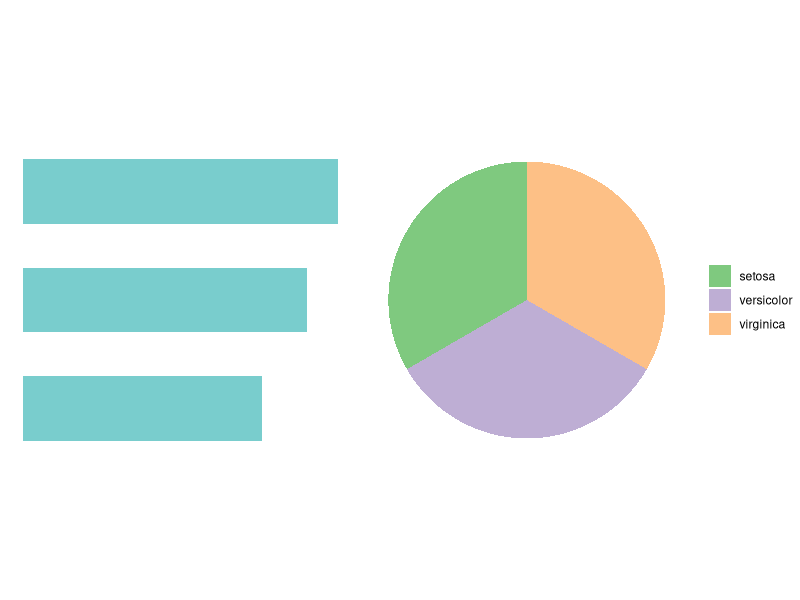
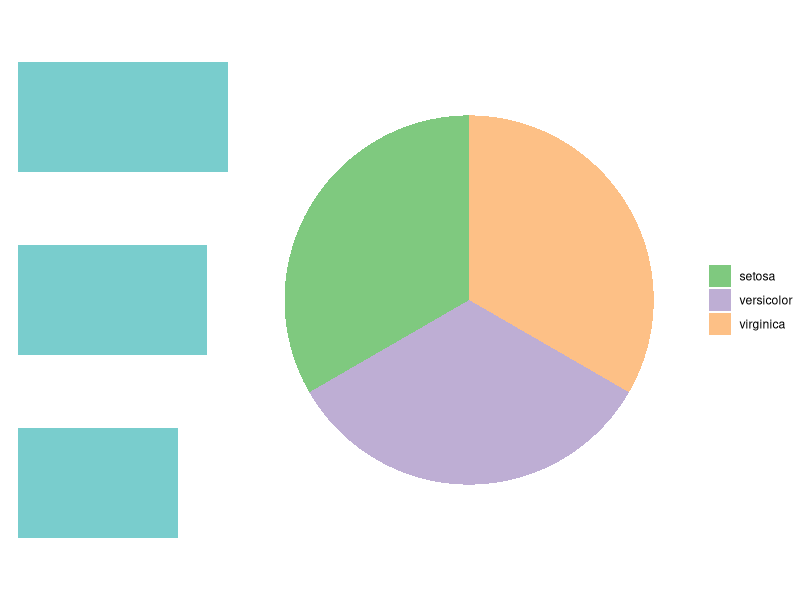
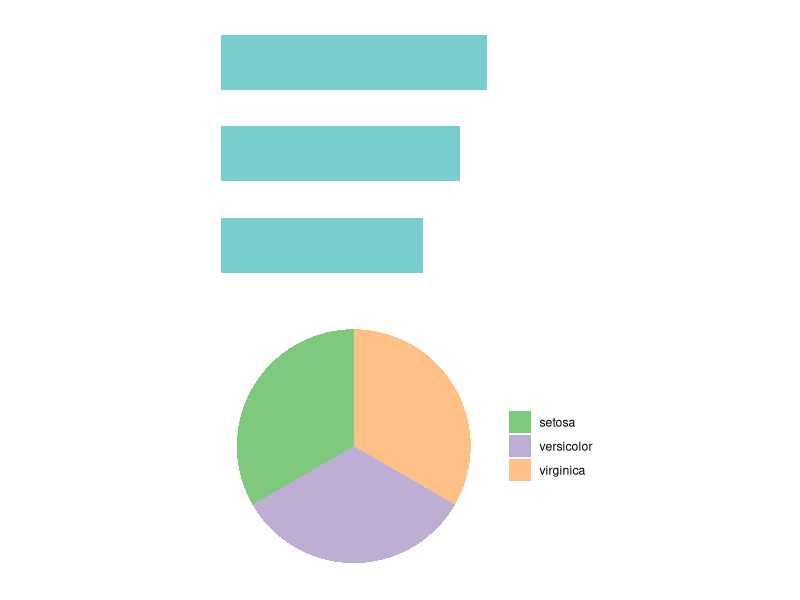
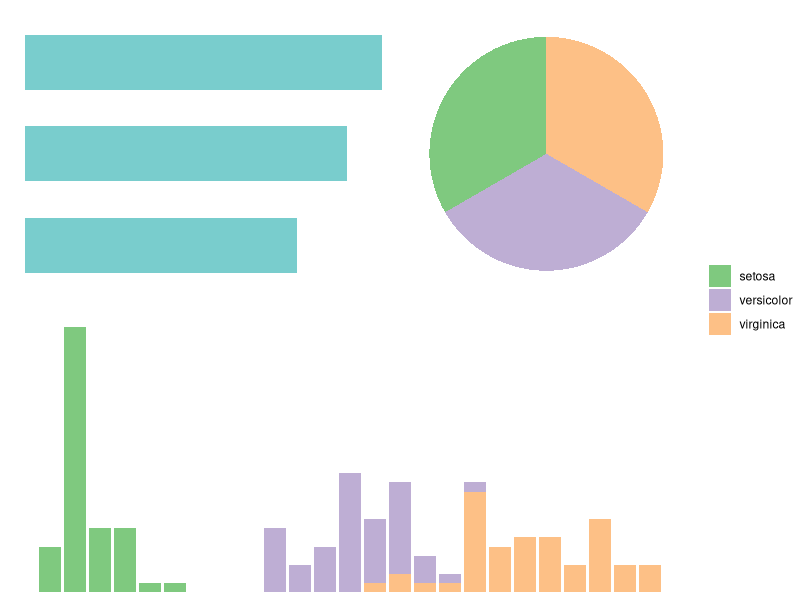
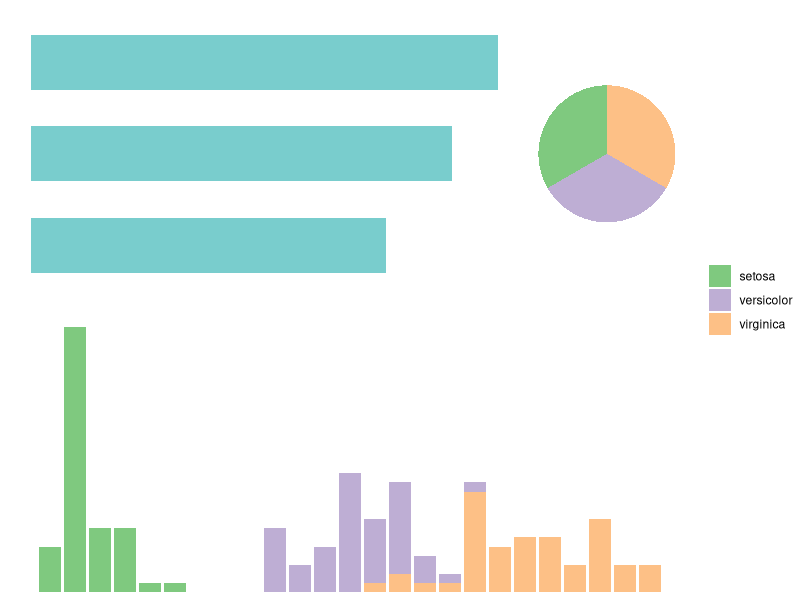
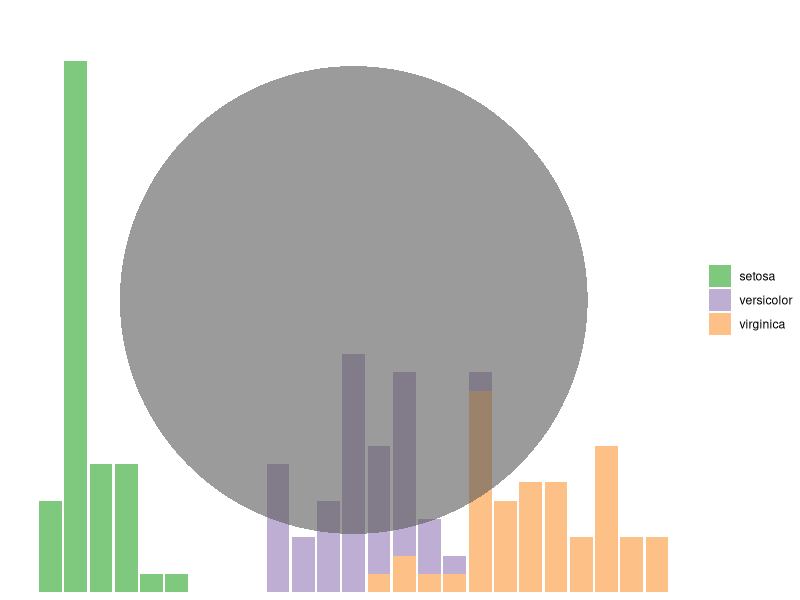
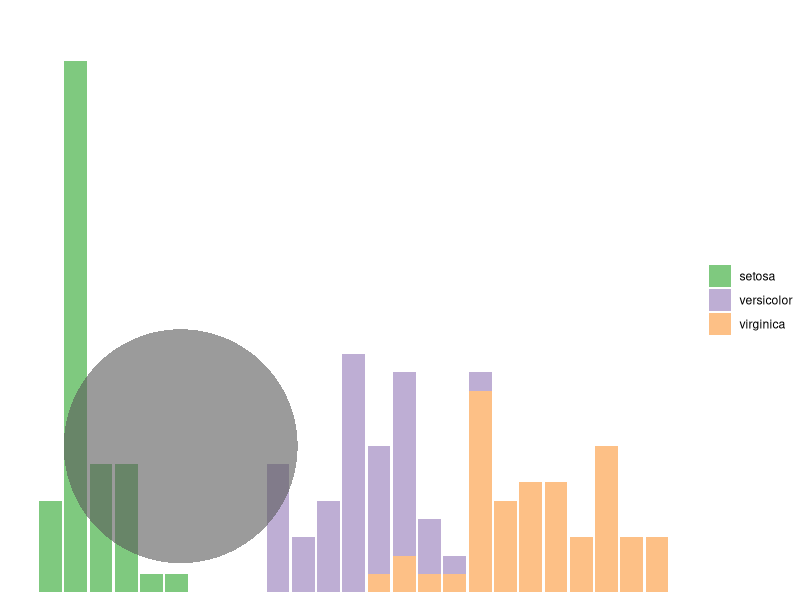
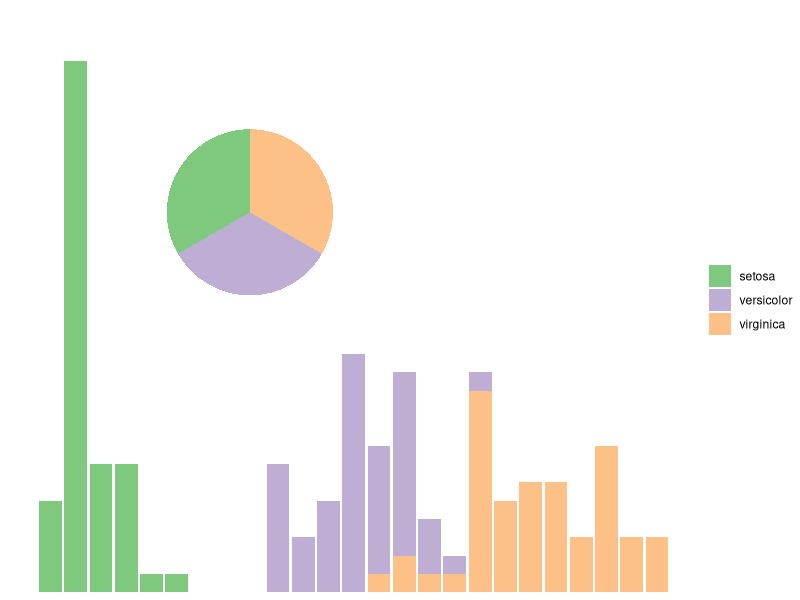

These figures' R source, in order:
## ---- chunk 1
library(dplyr)
library(ggplot2)
library(patchwork)
## ---- chunk 2
grafico_a <- iris |> 
  # calcular promedios por especie
  group_by(Species) |> 
  summarize(Sepal.Length = mean(Sepal.Length)) |> 
  # gráfico
  ggplot() +
  aes(x = Sepal.Length, y = Species) +
  # barras
  geom_col(fill = "darkslategray3", width = 0.6) +
  theme_void()
## ---- chunk 3
grafico_b <- iris |> 
  # conteo por especies
  count(Species) |> 
  # porcentaje
  mutate(p = n/sum(n)) |> 
  # gráfico
  ggplot() +
  aes(x = 1, y = p, fill = Species) +
  geom_col() +
  # escala de color
  scale_fill_brewer(name = "Set2", type = "qual") +
  # gráfico de torta
  coord_polar(theta = "y") +
  theme_void() +
  guides(fill = guide_legend(title = NULL))
## ---- chunk 4
grafico_a + grafico_b
## ---- chunk 5
grafico_a + grafico_b + plot_layout(widths = c(1, 2))
## ---- chunk 6
grafico_a / grafico_b
## ---- chunk 7
grafico_c <- iris |> 
  ggplot() +
  geom_bar(aes(Petal.Width, fill = Species)) +
  scale_fill_brewer(name = "Set2", type = "qual") +
  scale_y_continuous(expand = expansion(c(0, 0.1))) +
  theme_void() +
  guides(fill = guide_legend(title = NULL))
## ---- chunk 8
(grafico_a + grafico_b) / grafico_c + 
  plot_layout(guides = "collect")
## ---- chunk 9
fila_1 <- grafico_a + grafico_b + plot_layout(widths = c(3, 1))

fila_1 / grafico_c + plot_layout(guides = "collect")
## ---- chunk 10
grafico_d <- iris |> 
  ggplot() +
  geom_bar(aes(x = 1), alpha = 0.6) +
  coord_polar(theta = "y") +
  theme_void()
## ---- chunk 11
grafico_c + inset_element(grafico_d,
                          top = 1, bottom = 0,
                          left = 0, right = 1)
## ---- chunk 12
grafico_c + inset_element(grafico_d,
                          top = 0.5, bottom = 0,
                          left = 0, right = 0.5)
## ---- chunk 13
grafico_c + inset_element(grafico_b + guides(fill = guide_none()),
                          top = .9, bottom = .4,
                          left = .2, right = .5)
## ---- chunk 14
grafico_c + 
  guides(fill = guide_legend(position = "inside", title = NULL)) +
  theme(legend.position.inside = c(.8, .7)) +
  inset_element(grafico_b + guides(fill = guide_none()),
                top = 1, bottom = .4,
                left = .2, right = .6) +
  (grafico_a / grafico_a / grafico_a / grafico_a / grafico_a / grafico_a)
## ---- chunk 15
# gráfico vacío que solo contiene un texto
texto_año <- ggplot() + annotate("text", x = 1, y = 1, label = 2025, size = 7) +  theme_void()

grafico_c +
  inset_element(
      texto_año,
      left = unit(1, 'npc') - unit(3, 'cm'),
      right = 1,
      top = 1, 
      bottom = unit(1, 'npc') - unit(2, 'cm'),
      align_to = "full")
